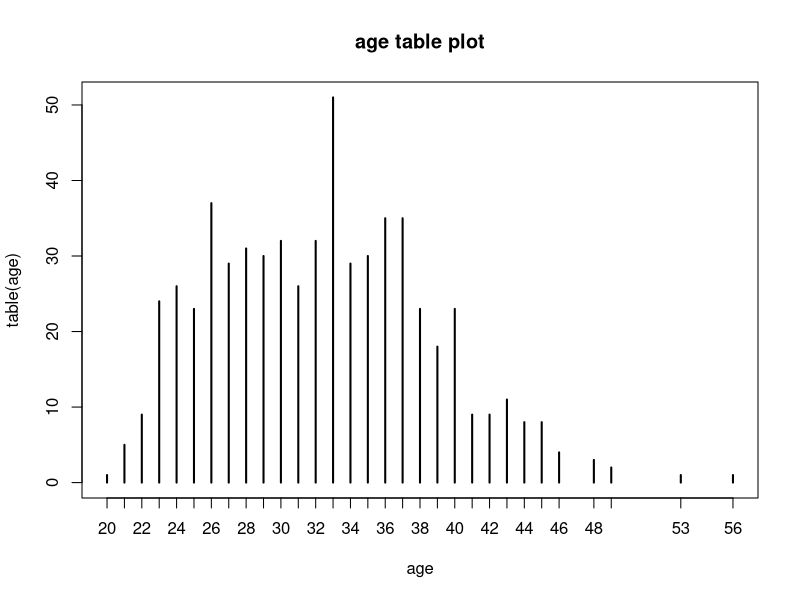
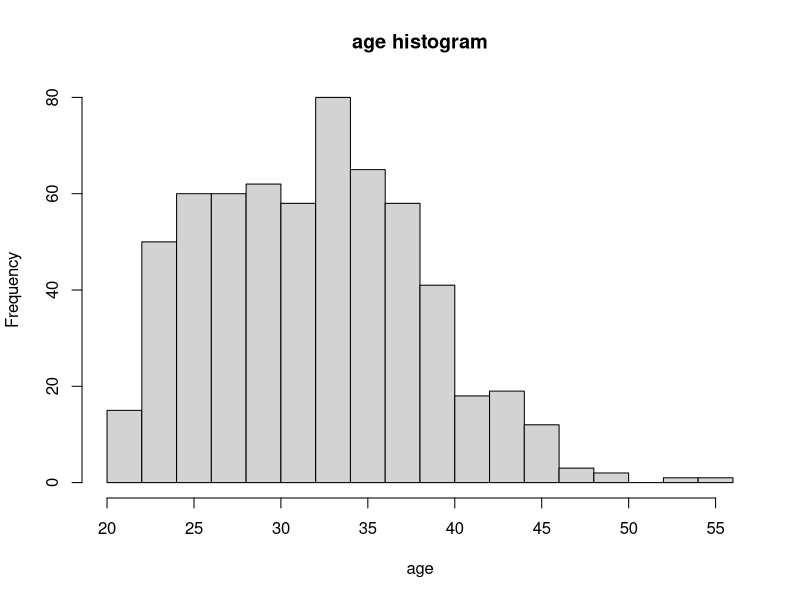
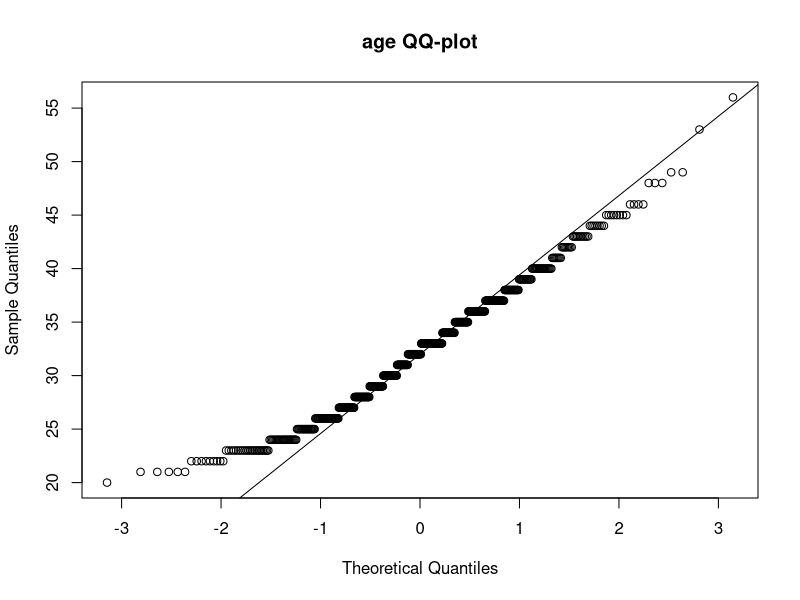
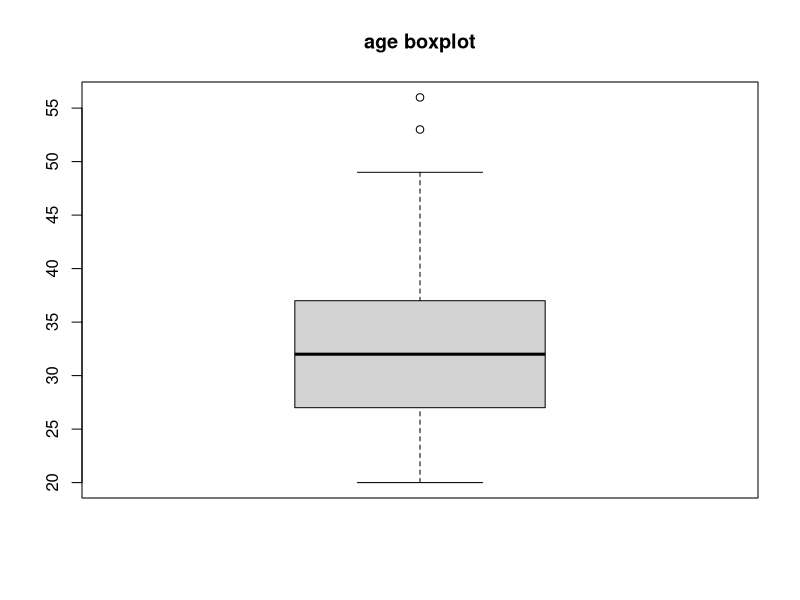
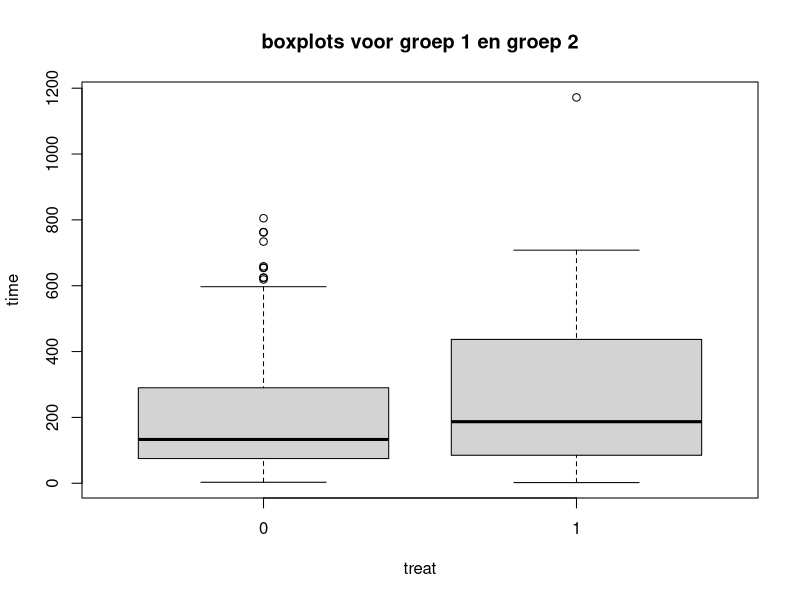
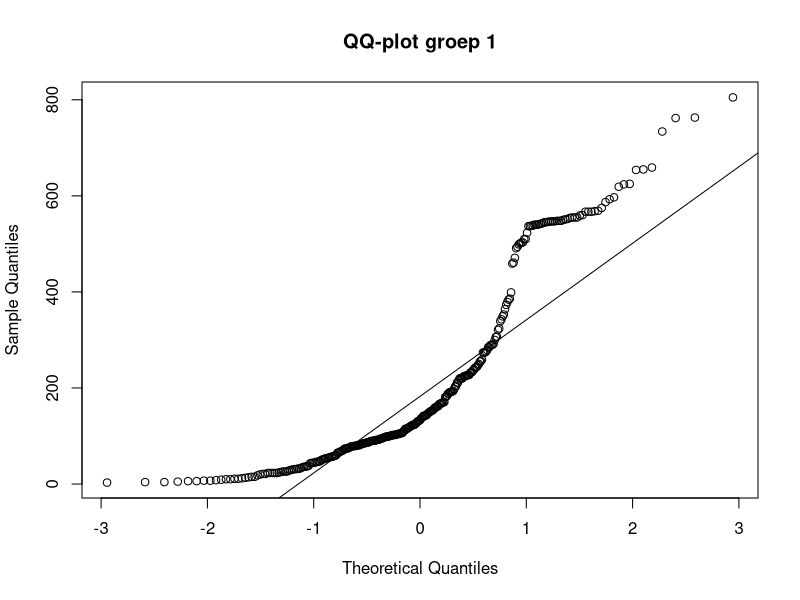
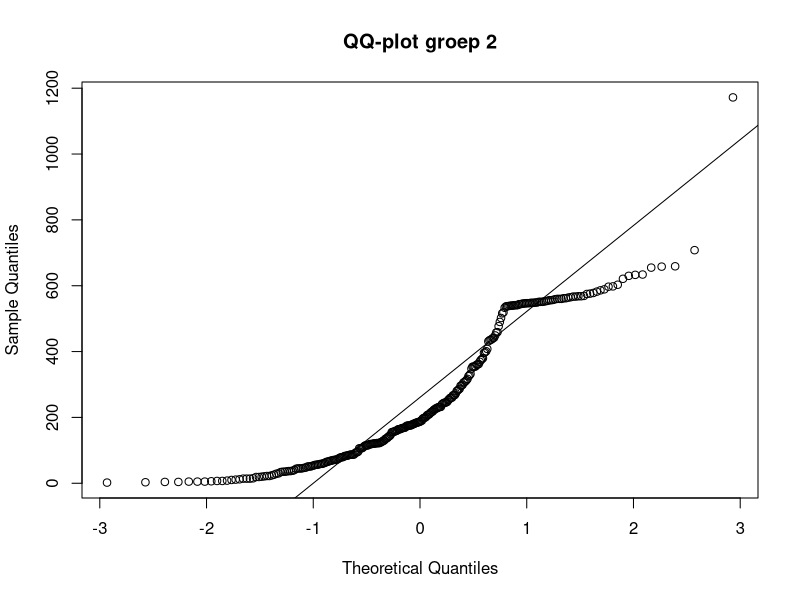
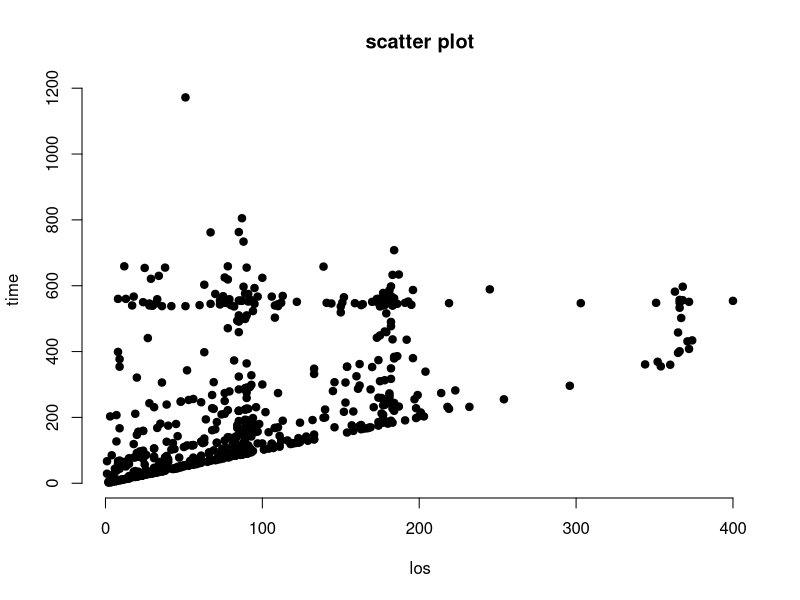

Write R code to recreate these figures, in order.
#naam: Mohamed Darkaoui
#rolnummer: s0185350

data = read.csv(file="drugs_2021.csv", header=TRUE, sep=";")

i = 3
j = 5
k = 0

data = data[-c(k+1, j+1, i+1, j*k+1, i*j+1, i*k+1, i*j*k+1, i+j+k+1),]




###################################################
# vraag 1: verdeling en normaliteit va variabele age

age =  data$age


mean_age <- mean(age,na.rm = TRUE)
median_age <- median(age, na.rm = TRUE)
matrix_age <- t(age)
n_age <- NROW(!is.na(age))

sprintf("mean age: %s", mean_age)
sprintf("median age: %s", median_age)
sprintf("age sample size: %s", n_age)


png(file = "age/age_table.png")
plot(table(age), main="age table plot") 

png(file = "age/age_hist.png")
hist(age,breaks=16, main="age histogram")

#normaliteit
png("age/age_qq.png")
qqnorm(age, main="age QQ-plot")
qqline(age)


png("age/age_boxplot.png")
boxplot(age, main="age boxplot")

# testen of data normaal verdeeld is 
shapiro.test(age) #Shapiro-Wilk normality test
### data is niet normaal verdeeld


# transofmatie pogingen
shapiro.test(log(age))
shapiro.test(age^2)
shapiro.test(age^(-1))
shapiro.test(sqrt(age))
shapiro.test(age^(1/3))
shapiro.test(age^(1/4))






###################################################
# vraag 2
# print(data)


# subsets
long_treatment_data<-data[data$treat=='1',]
short_treatment_data<-data[data$treat=='0',]

time = data$time
treat = data$treat

time0 = short_treatment_data$time
time1 = long_treatment_data$time

png("oef2/boxplot.png")
boxplot(time ~ treat, main="boxplots voor groep 1 en groep 2")

png("oef2/qqplot_groep1.png")
qqnorm(time0, main="QQ-plot groep 1")
qqline(time0)

png("oef2/qqplot_groep2.png")
qqnorm(time1, main="QQ-plot groep 2")
qqline(time1)

wilcox.test(data$time ~ data$treat, alt="less", correct=FALSE)

# gemiddelde
X0 = mean(short_treatment_data$time)
X1 = mean(long_treatment_data$time)

# variantie
S0 = sqrt(var(short_treatment_data$time))
S1 = sqrt(var(long_treatment_data$time))

# steekproefgrootte
N0 = nrow(short_treatment_data)
N1 = nrow(long_treatment_data)





###################################################
# vraag 3

ivhx = data$ivhx

table (treat, ivhx)
Xsq <- chisq.test(treat,ivhx)
Xsq$expected
Xsq





###################################################
# vraag4
png("oef4.png")
los <- data$los
time <- data$time

# Plot with main and axis titles
# Change point shape (pch = 19) and remove frame.
plot(los, time, main = "scatter plot",
     xlab = "los", ylab = "time",
     pch = 19, frame = FALSE)
# Add regression line
plot(los, time, main = "scatter plot with regression line",
     xlab = "los", ylab = "time",
     pch = 19, frame = FALSE)
abline(lm(time ~ los, data = mtcars), col = "blue")

lm = lm(los~time)
summary(lm)

cor.test(los, time, method="spearman", exact = FALSE)
